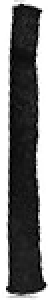
#> input picture sprite/stalk-1.png, 25 x 150 px (shown 2 times larger); the run also reads 1 picture not shown here
$ python main.py
#> lines starting #> are read from the running program, lines starting #| are printed output that depends on the picture
### Canvas.py
import numpy as np
import math
from Vec2d import Vec2d


SEAL_X = 180
SEAL_Y = 180


class Canvas:

    def __init__(self, width, height):
#> called with width = 1160, height = 720
        self.width = width
        self.height = height
        self.pixels = np.ndarray(shape=(height, width, 4), dtype=np.uint8)
        for i in range(height):
            for j in range(width):
                self.pixels[i][j].fill(255)
        # print(self.pixels[0][0])

    def paint_pixel(self, x, y, r, g, b, a):
        if x in range(0, self.width) and y in range(0, self.height):
            self.pixels[y][x] = [r, g, b, a]

    def paint_pixel_black(self, x, y):
        self.paint_pixel(x, y, 0, 0, 0, 255)

    def paint_pixel_red(self, x, y):
        self.paint_pixel(x, y, 255, 0, 0, 255)

    def paint_pixel_blue(self, x, y):
        self.paint_pixel(x, y, 0, 0, 255, 255)

    # [29 lines left out: function paint_seg, not called in this run]

    def paint_seg_black(self, seg):
        self.paint_seg(seg, 0, 0, 0, 255)

    def paint_seg_green(self, seg):
        self.paint_seg(seg, 0, 255, 0, 255)

    def paint_seg_blue(self, seg):
        self.paint_seg(seg, 0, 0, 255, 255)

    # [12 lines left out: function paint_joint, not called in this run]

    def paint_joint_red(self, joint):
        self.paint_joint(joint, 255, 0, 0, 255)

    def paint_joint_green(self, joint):
        self.paint_joint(joint, 0, 255, 0, 255)

    def paint_joint_blue(self, joint):
        self.paint_joint(joint, 0, 0, 255, 255)

    # [58 lines left out: functions paint_seg_sprite, paint_seal, rotate_to_align, stretch_y, stretch_x, composite, not called in this run]


def alpha_composite(ch1, ch2, a1, a2):
    """ alpha-composite on chanel c1 and c2 """
    return int((ch1 * a1 + ch2 * a2 * (1 - a1)) / (a1 + a2 * (1 - a1)))


# [12 lines left out: function bilinear_sample, not called in this run]

### Painter.py
import imageio

class Painter:

    def __init__(self):
        pass

    # [32 lines left out: functions paint_p3, paint_p6, paint_png, not called in this run]

### main.py
import random
import time
import imageio
# import numpy as np

from Painter import Painter
from Canvas import Canvas
from Vec2d import Vec2d
from Stalk import Stalk

IMAGE_WIDTH = 1160
IMAGE_HEIGHT = 720


def main():
    # Initializations
    timestamp = str(int(time.time()))
    filename1 = "./sample_output/" + timestamp + "_sturcture.png"
    filename2 = "./sample_output/" + timestamp + "_render.png"
    canvas_struct = Canvas(IMAGE_WIDTH, IMAGE_HEIGHT)
    canvas_render = Canvas(IMAGE_WIDTH, IMAGE_HEIGHT)
    png_painter = Painter()

    # Read sprites
    stalk_sprite = [imageio.imread('./sprite/stalk-1.png'), imageio.imread('./sprite/stalk-2.png'), imageio.imread('./sprite/stalk-3.png')]
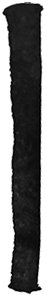
#> input picture sprite/stalk-2.png, 47 x 295 px
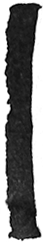
#> input picture sprite/stalk-3.png, 43 x 242 px
    branch_sprite = [imageio.imread('./sprite/branch-1.png'), imageio.imread('./sprite/branch-2.png')]
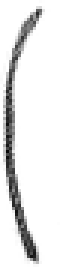
#> input picture sprite/branch-1.png, 20 x 90 px (shown 3 times larger)
    leaf_sprite = [imageio.imread('./sprite/leaf-1.png'), imageio.imread('./sprite/leaf-2.png'), imageio.imread('./sprite/leaf-3.png'), imageio.imread('./sprite/leaf-4.png'), imageio.imread('./sprite/leaf-5.png')]
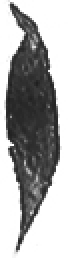
#> input picture sprite/leaf-1.png, 34 x 129 px (shown 2 times larger)
    seal_sprite = imageio.imread('./sprite/seal-90.png')

    print("Constructing...")
    t0 = time.clock()

    # start construction
    quantity = get_bamboo_quantity()
    newest_root = get_root_position(IMAGE_WIDTH)
    roots = list()
    roots.append(newest_root)
    for i in range(quantity - 1):
        newest_root = get_new_root(newest_root.x)
        roots.append(newest_root)

    stalks = list()
    for root in roots:
        length = get_segment_count()
        new_stalk = Stalk(root, length)
        for j in range(length):
            new_stalk.grow()
        stalks.append(new_stalk)

    t1 = time.clock() - t0
    print("Construction time", t1, "seconds.")

    # start rendering
    stalk_count = 1
    stalk_total = len(stalks)
    for stalk in stalks:
        print("Rendering stalk", stalk_count, "/", stalk_total)
        shade = get_shade_degree()
        for seg in stalk.segments:
            canvas_struct.paint_seg_black(seg)
            canvas_render.paint_seg_sprite(seg, stalk_sprite[get_stalk_sprite_index()], shade)

        for branch in stalk.branches:
            seg = branch.get_segment()
            canvas_struct.paint_seg_blue(seg)
            canvas_render.paint_seg_sprite(seg, branch_sprite[get_branch_sprite_index()], shade)
            for joint in branch.joints:
                canvas_struct.paint_joint_blue(joint)
            for leaf in branch.leaves:
                canvas_struct.paint_seg_green(leaf)
                canvas_render.paint_seg_sprite(leaf, leaf_sprite[get_leaf_sprite_index()], shade)
        for joint in stalk.joints:
            canvas_struct.paint_joint_red(joint)
        stalk_count += 1

    canvas_render.paint_seal(seal_sprite)

    print("Rendering time", time.clock() - t1, "seconds.")
    print("Saving images...")
    png_painter.paint_png(canvas_struct, filename1)
    png_painter.paint_png(canvas_render, filename2)


def get_bamboo_quantity():
    i = random.randint(1, 100)
    if i <= 6:
        return 1
    elif 6 < i <= 44:
        return 2
    elif 44 < i <= 74:
        return 3
    elif 74 < i <= 88:
        return 4
    elif 88 < i <= 100:
        return 5


def get_segment_count():
    return random.randint(3, 4)


def get_root_position(width):
    return Vec2d(random.randint(int(0.33 * width), int(0.5 * width)), -10)


def get_new_root(root):
    return Vec2d(root + random.randint(100, 200), -10)


def get_stalk_sprite_index():
    return random.randint(0, 2)


def get_branch_sprite_index():
    return random.randint(0, 1)


def get_leaf_sprite_index():
    return random.randint(0, 4)


def get_shade_degree():
    return random.choice([1.0, 0.9, 0.8, 0.6])


#> (the run stopped early here; a loop or call above may not have finished)
